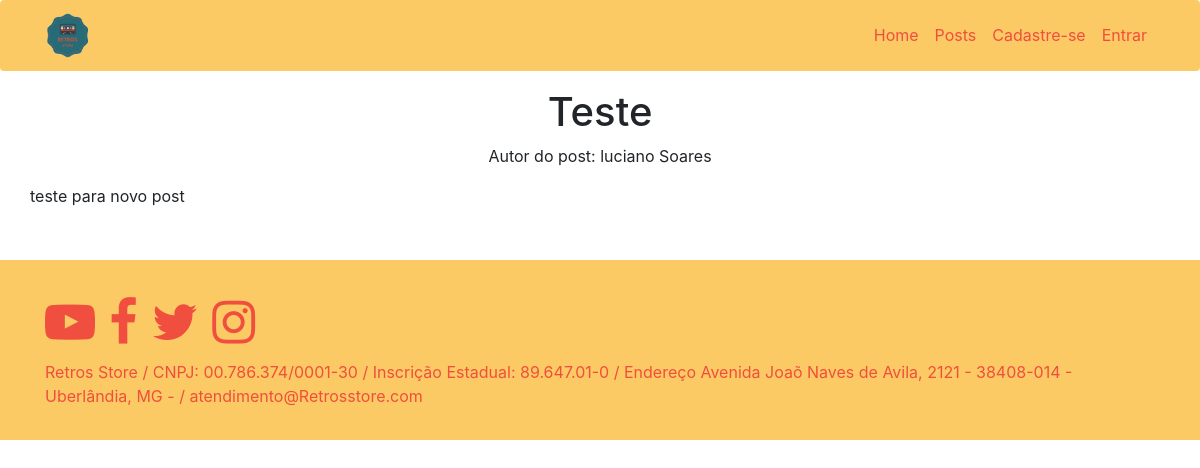
The app's page /post/4 with its own data.
### flaskblog/models.py (models this page shows, shortened)
class Post(db.Model):
    id = db.Column(db.Integer, primary_key=True)
    title = db.Column(db.String(100), nullable=False)
    date_posted = db.Column(db.DateTime, nullable=False, default=datetime.utcnow)
    content = db.Column(db.Text, nullable=False)
    user_id = db.Column(db.Integer, db.ForeignKey('user.id'), nullable=False)

class User(db.Model, UserMixin):
    id = db.Column(db.Integer, primary_key=True)
    username = db.Column(db.String(20), unique=True, nullable=False)
    email = db.Column(db.String(120), unique=True, nullable=False)
    image_file = db.Column(db.String(20), nullable=False, default='default.jpg')
    password = db.Column(db.String(60), nullable=False)
    posts = db.relationship('Post', backref='author', lazy=True)

### flaskblog/routes.py (the view)
@app.route("/post/<int:post_id>")
def post(post_id):
    post = Post.query.get_or_404(post_id)
    return render_template('post.html', title=post.title, post=post)

### flaskblog/templates/post.html
{% extends "layout.html" %}
{% block content %}
    <div class="container py-3">
        <div class="row text-center">
            <div class="col-md-12 h1">
                {{ post.title }}
            </div>
            <div class="col-md-12">
                Autor do post: {{ post.author.username }}
            </div>
        </div>
        <div class="row py-3">
            {{ post.content }}
        </div>
    </div>
{% endblock content %}

### records on screen
Post: title "Teste", content "teste para novo post"
User: author.username "luciano Soares"
